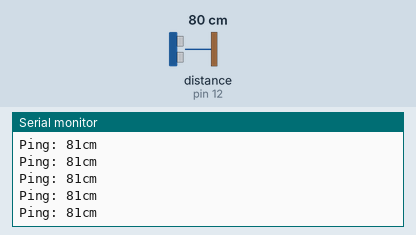
A sketch run on a simulated Arduino Uno, built with avr-gcc and run on an emulated ATmega328P. Parts: the last lines printed to the serial monitor. The test bench sets the inputs (shaded band); at power-on: distance to the obstacle (sensor on pin 12) 80 cm. The echo pulse lasts 58.3 µs per cm.

Above: at 1.2 s.
1.3 s: distance to the obstacle (sensor on pin 12) set to 2 cm
At 1.34 s:
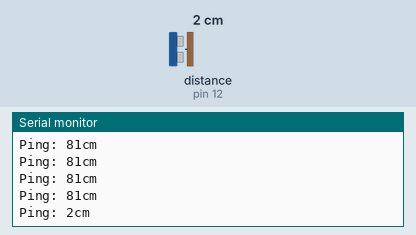
2.8 s: distance to the obstacle (sensor on pin 12) set to 60 cm
At 2.87 s:
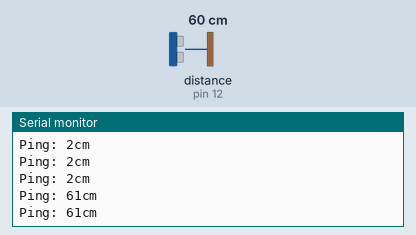
Timing chart, 0 to 5.8 s (numbered marks = the images above; inputs shaded):
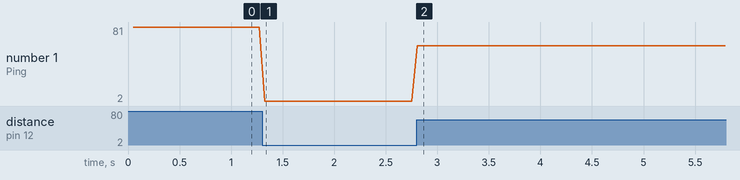

Measured:
- after the input at 1.3 s, the serial monitor: prints a new line at once (image 1)
- after the input at 2.8 s, the serial monitor: prints a new line at once (image 2)
- plotted number 1: 81 → 2 after the input at 1.3 s, 2 → 61 after the input at 2.8 s

The sketch:

NewPingExample-uade.ino
```cpp
// ---------------------------------------------------------------------------
// Example NewPing library sketch that does a ping about 20 times per second.
// ---------------------------------------------------------------------------

#include <NewPing.h>

int triggerPin = 11;  // Arduino pin tied to trigger pin on the ultrasonic sensor.
int echoPin = 12;     // Arduino pin tied to echo pin on the ultrasonic sensor.
int maxDistance = 200; // Maximum distance we want to ping for (in centimeters). Maximum sensor distance is rated at 400-500cm.

NewPing sonar(triggerPin, echoPin, maxDistance); // NewPing setup of pins and maximum distance.

void setup() {
  Serial.begin(9600);
}

void loop() {
  delay(50);                     // Wait 50ms between pings (about 20 pings/sec). 29ms should be the shortest delay between pings.
  Serial.print("Ping: ");
  Serial.print(sonar.ping_cm()); // Send ping, get distance in cm and print result (0 = outside set distance range)
  Serial.println("cm");
}
```
